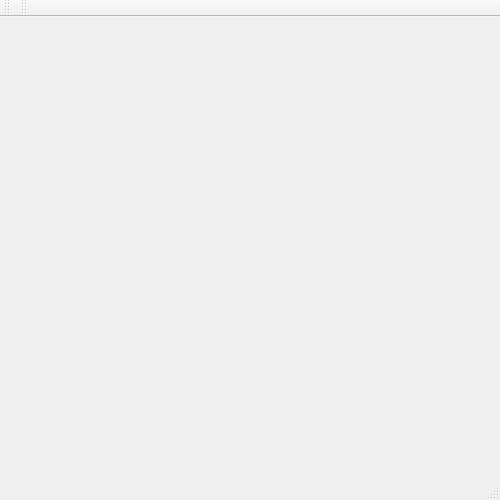
<?xml version="1.0" encoding="UTF-8"?>
<ui version="4.0">
 <class>core</class>
 <widget class="QMainWindow" name="core">
  <property name="geometry">
   <rect>
    <x>0</x>
    <y>0</y>
    <width>500</width>
    <height>500</height>
   </rect>
  </property>
  <property name="windowTitle">
   <string>core</string>
  </property>
  <widget class="QWidget" name="centralWidget">
   <widget class="QWidget" name="gridLayoutWidget">
    <property name="geometry">
     <rect>
      <x>0</x>
      <y>0</y>
      <width>501</width>
      <height>441</height>
     </rect>
    </property>
    <layout class="QGridLayout" name="gridLayout">
     <property name="sizeConstraint">
      <enum>QLayout::SetFixedSize</enum>
     </property>
    </layout>
   </widget>
  </widget>
  <widget class="QMenuBar" name="menuBar">
   <property name="geometry">
    <rect>
     <x>0</x>
     <y>0</y>
     <width>500</width>
     <height>29</height>
    </rect>
   </property>
  </widget>
  <widget class="QToolBar" name="mainToolBar">
   <attribute name="toolBarArea">
    <enum>TopToolBarArea</enum>
   </attribute>
   <attribute name="toolBarBreak">
    <bool>false</bool>
   </attribute>
  </widget>
  <widget class="QStatusBar" name="statusBar"/>
  <widget class="QToolBar" name="toolBar">
   <property name="windowTitle">
    <string>toolBar</string>
   </property>
   <attribute name="toolBarArea">
    <enum>TopToolBarArea</enum>
   </attribute>
   <attribute name="toolBarBreak">
    <bool>false</bool>
   </attribute>
  </widget>
 </widget>
 <layoutdefault spacing="6" margin="11"/>
 <resources/>
 <connections/>
</ui>
